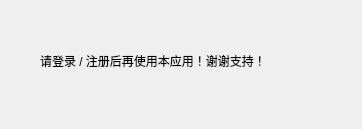
<?xml version="1.0" encoding="UTF-8"?>
<ui version="4.0">
 <class>Tips</class>
 <widget class="QDialog" name="Tips">
  <property name="geometry">
   <rect>
    <x>0</x>
    <y>0</y>
    <width>362</width>
    <height>129</height>
   </rect>
  </property>
  <property name="windowTitle">
   <string>提示框</string>
  </property>
  <widget class="QLabel" name="label">
   <property name="geometry">
    <rect>
     <x>40</x>
     <y>20</y>
     <width>311</width>
     <height>81</height>
    </rect>
   </property>
   <property name="text">
    <string>请登录 / 注册后再使用本应用！谢谢支持！</string>
   </property>
  </widget>
 </widget>
 <resources/>
 <connections/>
</ui>
